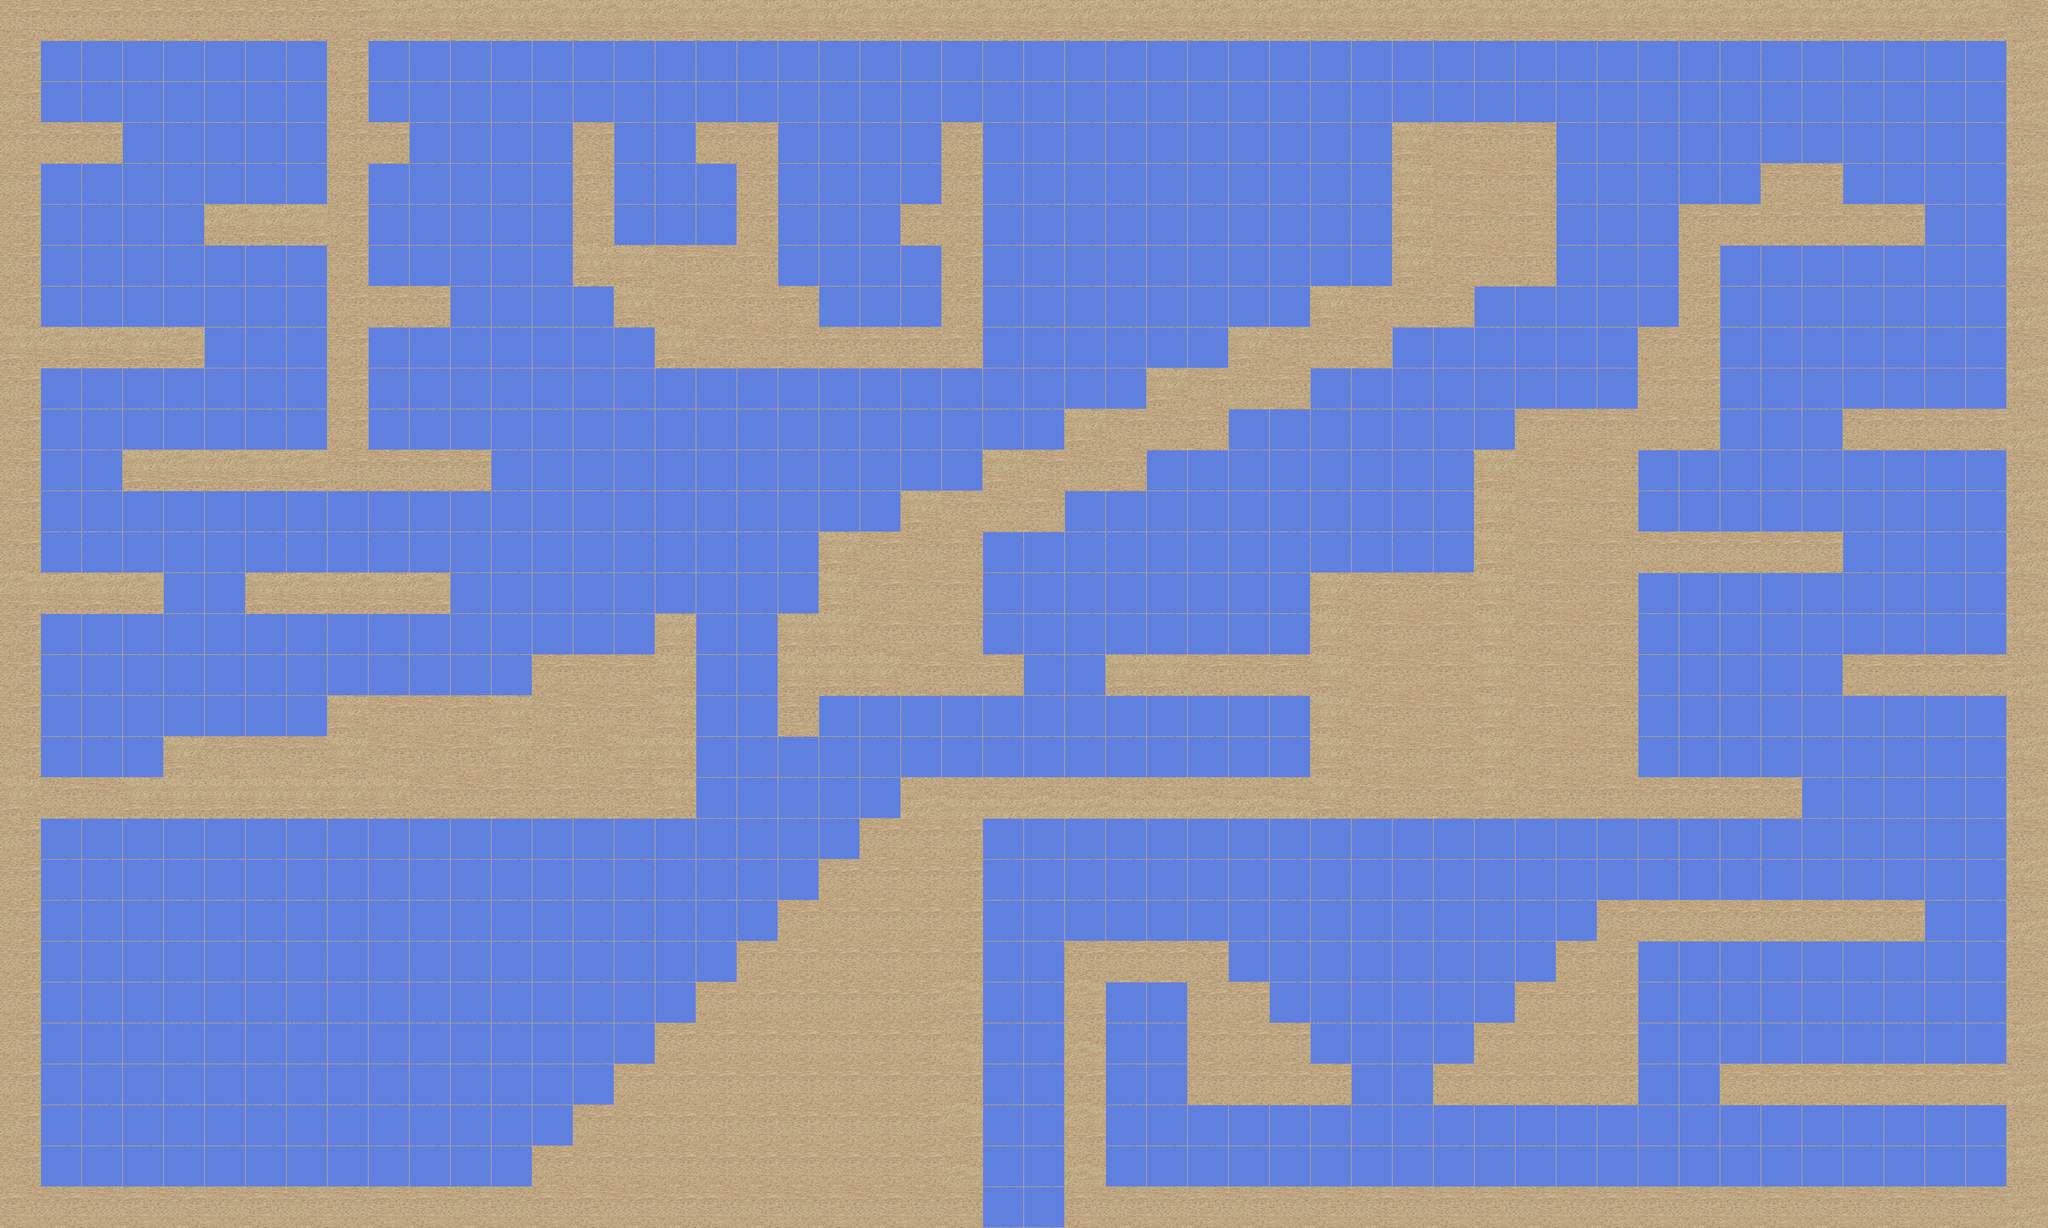

This game map was drawn from its Tiled (.tmx) file and the tilesets committed beside it. A one-line description and the trimmed map source follow:
An orthogonal 50x30 tile map with 64x64 px tiles, 1 tile layer (ForegroundPlatformLayer), 1 image layer.

<map version="1.0" orientation="orthogonal" renderorder="right-down" width="50" height="30" tilewidth="64" tileheight="64" nextobjectid="1">
 <tileset firstgid="1" name="SandstonePlatforms" tilewidth="64" tileheight="64">
  <image source="SandstonePlatforms.png" width="640" height="400" />
 </tileset>
 <imagelayer name="BackgroundImageLayer">
  <image source="DesertSunset.png" />
  <properties>
   <property name="collidable" value="false" />
   <property name="imageheight" value="800" />
   <property name="imagewidth" value="1600" />
  </properties>
 </imagelayer>
 <layer name="ForegroundPlatformLayer" width="50" height="30">
  <properties>
   <property name="collidable" value="true" />
  </properties>
  <data>[1500 cells, 1500 non-empty, 33 distinct tile ids]</data>
 </layer>
</map>
